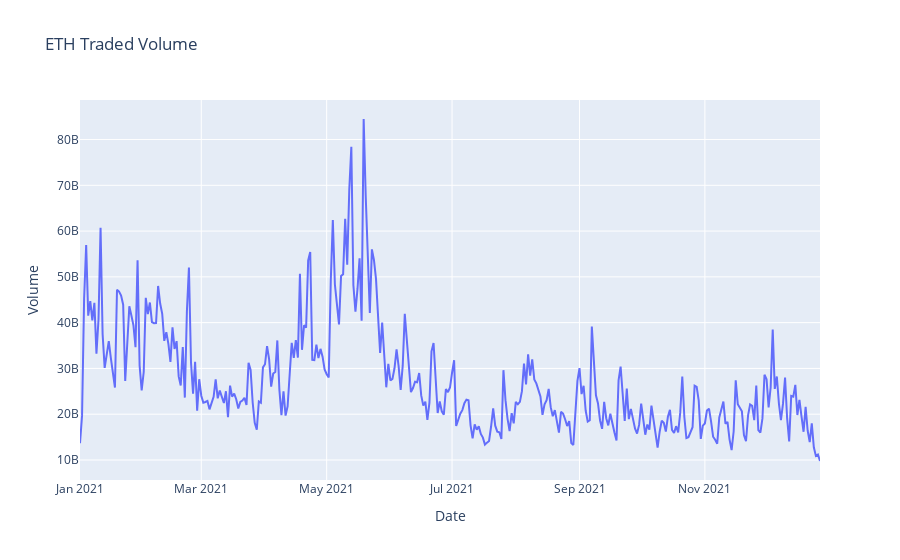

This figure's notebook cell:
### Code cell
fig = px.line(eth_data, y="Volume", title="ETH Traded Volume")
fig.show()

### Figure 1 — Plotly figure (JSON) as saved in the notebook; plotly's stock layout.template omitted (floating-point values rounded to 4 significant figures; data arrays with more than 128 entries replaced by an {"elided": "..."} marker saying what was removed)
{"data": [{"hovertemplate": "Date=%{x}<br>Volume=%{y}<extra></extra>", "legendgroup": "", "line": {"color": "#636efa", "dash": "solid"}, "marker": {"symbol": "circle"}, "mode": "lines", "name": "", "orientation": "v", "showlegend": false, "type": "scatter", "x": {"elided": "361 str values"}, "xaxis": "x", "y": {"elided": "361 int values"}, "yaxis": "y"}], "layout": {"legend": {"tracegroupgap": 0}, "title": {"text": "ETH Traded Volume"}, "xaxis": {"anchor": "y", "domain": [0, 1], "title": {"text": "Date"}}, "yaxis": {"anchor": "x", "domain": [0, 1], "title": {"text": "Volume"}}}}
